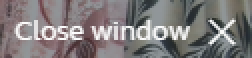
#> input picture Camera_Test_Logic/MAM_Cam_Test/JDO_PAUI/CloseCam1.png, 126 x 29 px (shown 2 times larger)
$ python -i Video_Qual_Test.py   (imports and definitions only)   (older library calls are emulated)
#> lines starting #> are read from the running program, lines starting #| are printed output that depends on the picture
#> further down, picture is the input picture: shape (29, 126, 3); mean B, G, R 123.1, 122.4, 126.8
from skimage.exposure import is_low_contrast
from Camera_Test_Logic.MAM_Cam_Test import runningfps, Camera_FPS_Latensy
import numpy as np
from numpy.linalg import norm
import imutils
import cv2
import time

# [2 lines not run here, left out]


# detect Resolution
# [58 lines left out: functions detect_resolution, image_colorfulness, detect_sharpness, detect_noise_pixalation, not called in this run]


def detect_brightness_mean_pixl(frame):
    dim = 10
    thresh = 0.41
    img = cv2.resize(frame, (dim, dim))
    # Convert color space to LAB format and extract L channel
    L, A, B = cv2.split(cv2.cvtColor(frame, cv2.COLOR_BGR2LAB))
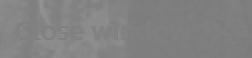
#> A: shape (29, 126) (shown 2 times larger); min 123, max 147, mean 129.9
    # Normalize L channel by dividing all pixel values with maximum pixel value
    L = L / np.max(L)
    # Return True if mean is greater than thresh else False
    mn = np.mean(L)
#> mn = 0.513
    if mn >= thresh:
        text = "High"
        color = (0, 255, 0)
    else:
        text = "low"
        color = (0, 0, 255)
    cv2.putText(frame, "{}: {:.2f}".format("Brightness-" + text, mn), (600, 50),
                cv2.FONT_HERSHEY_SIMPLEX, 0.8, color, 2)
    return text, "{:.2f}".format(mn)


# [163 lines left out: functions detect_natural_brightness, detect_contrast, detect_saturation, get_contrastval, main, not called in this run]


# [10 lines not run here, left out]

>>> import cv2
>>> picture = cv2.imread('JDO_PAUI/CloseCam1.png')
>>> result = detect_brightness_mean_pixl(picture)
#> result = ('High', '0.51')
